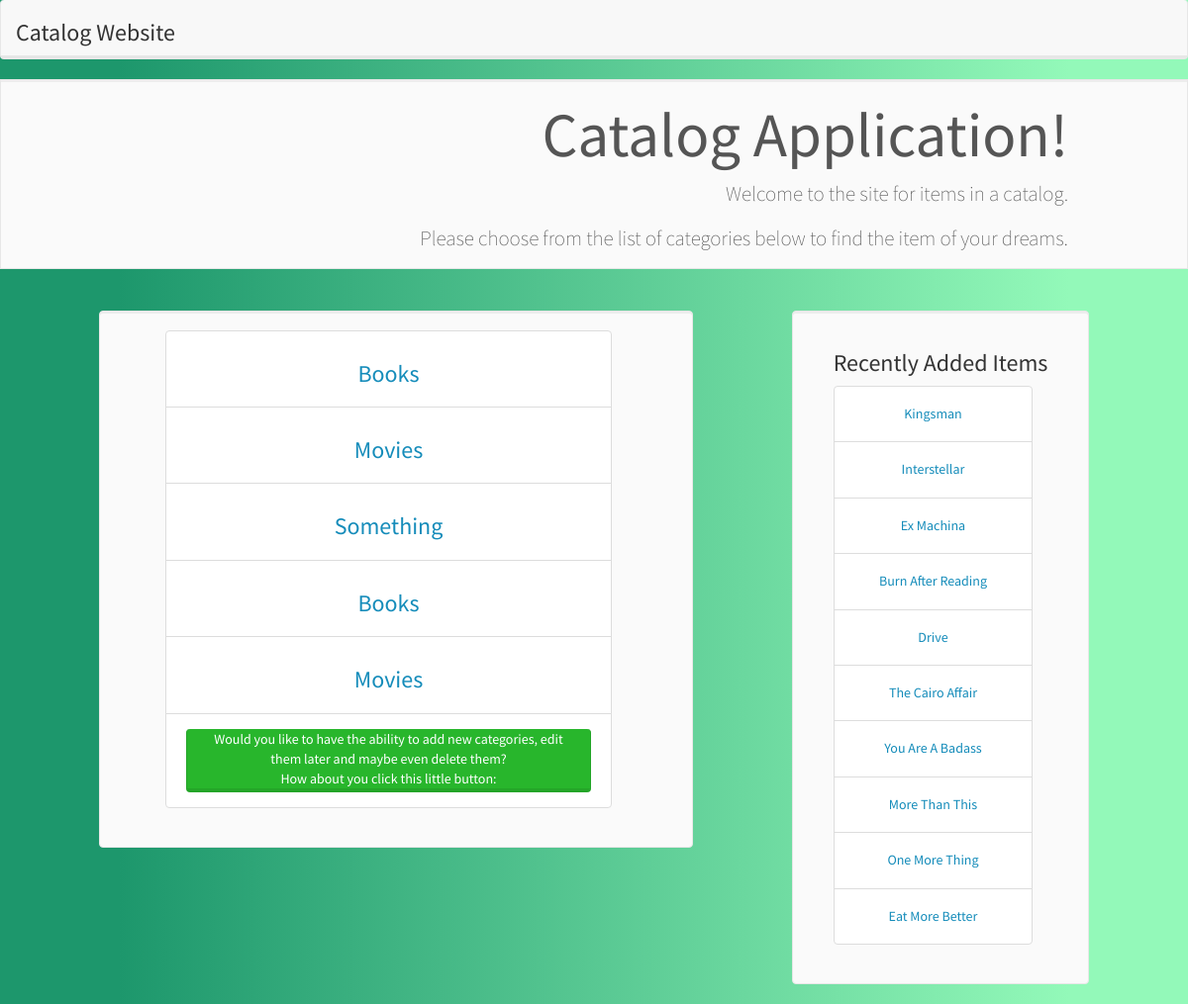
Page /category/ on the earlier database version.
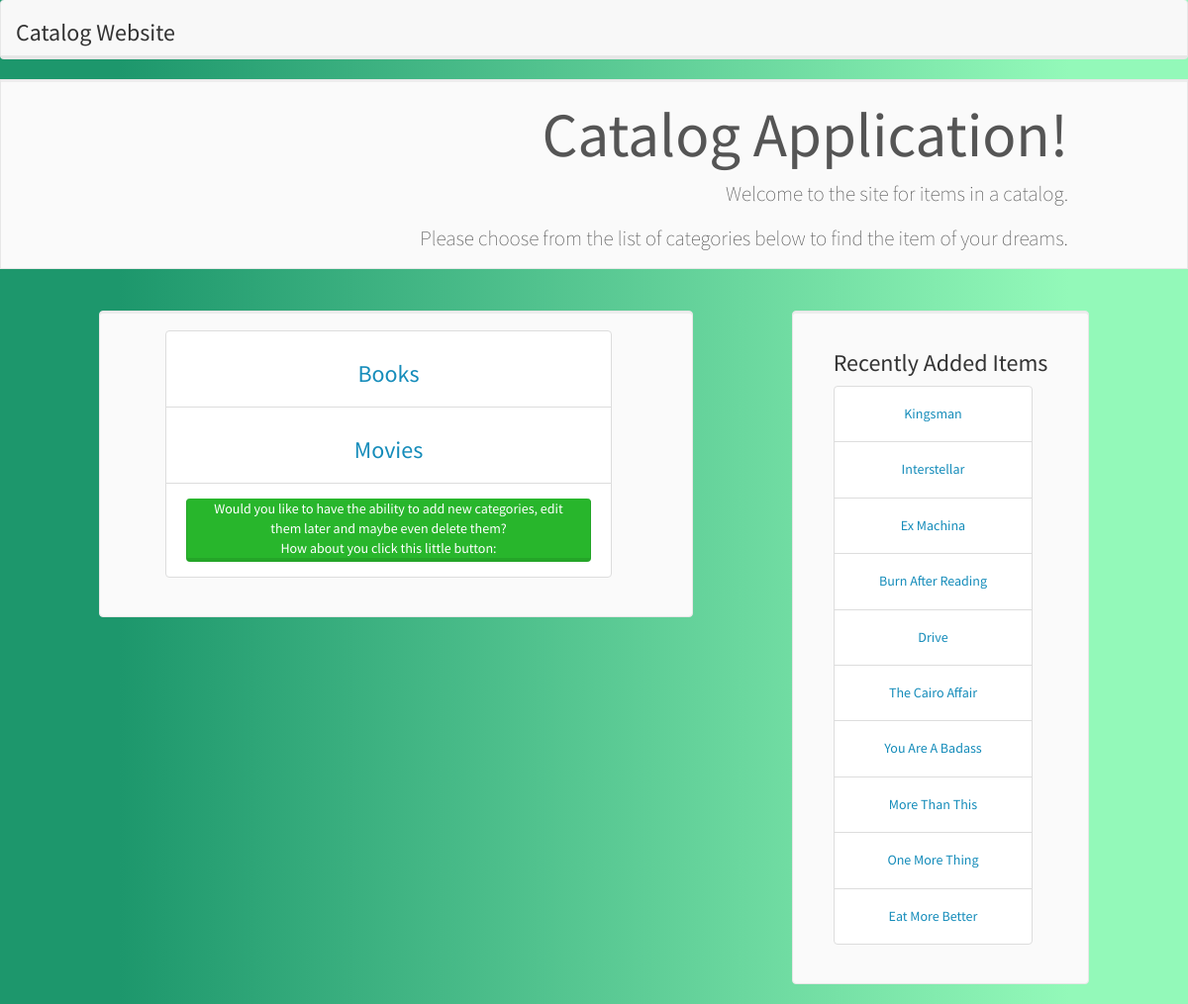
Same page on the later database version.
### database_setup.py (models this page shows, shortened)
class Categories(Base):
    __tablename__ = 'categories'
    id = Column(Integer, primary_key=True)
    name = Column(String(30), nullable=False)
    image = Column(String(250), nullable=False)
    description = Column(String(250), nullable=False)
    user_id = Column(Integer, ForeignKey('users.id'))
    users = relationship(Users)

class Items(Base):
    __tablename__ = 'items'
    id = Column(Integer, primary_key=True)
    name = Column(String(30), nullable=False)
    image = Column(String(250), nullable=False)
    description = Column(String(250), nullable=False)
    user_id = Column(Integer, ForeignKey('users.id'))
    users = relationship(Users)
    category_id = Column(Integer, ForeignKey('categories.id'))
    categories = relationship(Categories, single_parent="true",
                              cascade="all, delete-orphan")

### catalog/views.py (the view)
@app.route('/')
@app.route('/index/')
@app.route('/category/')
def index():
    categories = models.category_list()
    items = models.items_get_10()
    if 'email' in login_session.keys():
        user_id = models.getUserID(login_session['email'])
        user = models.getUserInfo(user_id)
        return render_template('index.html', categories=categories,
                               items=items, user=user)
    else:
        state = ''.join(random.choice(string.ascii_uppercase + string.digits)
                        for x in xrange(32))
        login_session['state'] = state
        return render_template('public.html', STATE=state,
                               categories=categories, items=items)

### catalog/models.py (called while the page is built)
def category_list():
    return session.query(Categories).all()

def items_get_10():
    return session.query(Items).order_by(desc(Items.id)).limit(10).all()

### catalog/templates/public.html (shortened to what this page needs)
{% extends "layout.html" %}
  {% block body %}
    <nav class="navbar navbar-default">
      <div class="container-fluid">
        <div class="navbar-header">
          <h3>Catalog Website</h3>
        </div>
        <ul class="navbar-right">
        </ul>
      </div>
    </nav>
    <div class="jumbotron">
      <h1>Catalog Application!</h1>
      <p>Welcome to the site for items in a catalog.</p>
      <p>Please choose from the list of categories below to find the item of your dreams.</p>
    </div>
    <div class="col-md-6 col-md-offset-1 well">
      <ul class="list-group col-md-10 col-md-offset-1 text-center">
        {% for c in categories %}
        <li class="list-group-item">
          <h3><a href="{{ url_for('showCategory', category_id=c.id ) }}">{{ c.name }}</a></h3>
        </li>
        {% endfor %}
        <li class="list-group-item">
          <div class="alert alert-success" role="alert">Would you like to have
            the ability to add new categories, edit them later and maybe even
            delete them? </br> How about you click this little button: </br>
            </div>
      </ul>
    </div>
    <div class="col-md-3 col-md-offset-1 well">
      <h3 class="text-center">Recently Added Items</h3>
      <ul class="list-group col-md-10 col-md-offset-1 text-center">
        {% for i in items %}
        <li class="list-group-item">
          <h5><a href=" {{ url_for('showItem', category_id=i.category_id, item_id=i.id) }} ">{{ i.name }}</a></h5>
        </li>
        {% endfor %}
      </ul>
    </div>
  {% endblock %}

### catalog/templates/layout.html (shortened to what this page needs)
<!DOCTYPE html>
<html class="no-js" lang="">
  <head>
    <link rel="stylesheet" href="{{ url_for('static', filename='normalize.css') }}">
    <link rel="stylesheet" href="{{ url_for('static', filename='bootstrap.min.css') }}">
    <link rel="stylesheet" href="{{ url_for('static', filename='main.css')}}">
  </head>
  {% block body %}{% endblock %}

### catalog/static/main.css (style rules this page uses)
.jumbotron { padding: 0 10%; margin: 0 auto; margin-bottom: 3em; text-align: right; }
.navbar-header h3, .navbar-header .breadcrumb { display: inline-block; }
.alert { padding-top: 0; padding-right: 15px; padding-bottom: 0; padding-left: 15px; margin: 5px; }
.navbar-right { padding-top: 15px; padding-right: 15px; list-style-type: none }

Differences in the rows shown:
removed Categories: name "Something"
removed Categories: name "Books"
removed Categories: name "Movies"
